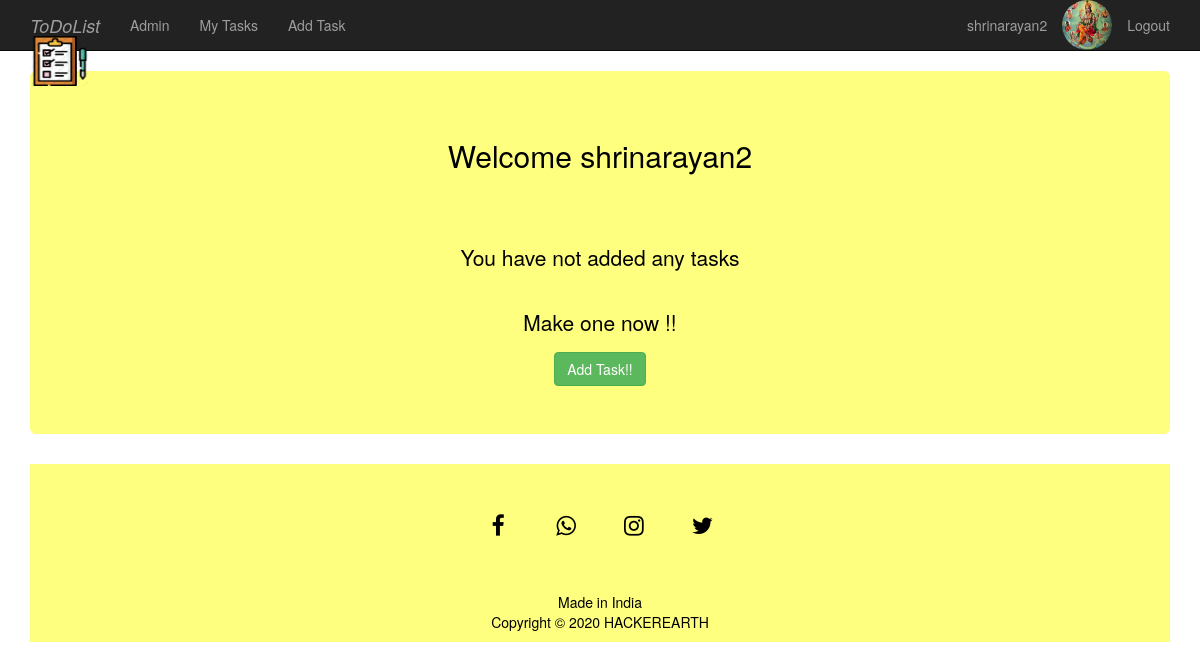
The app's page /taskApp/myTasks/ (signed in), older data.
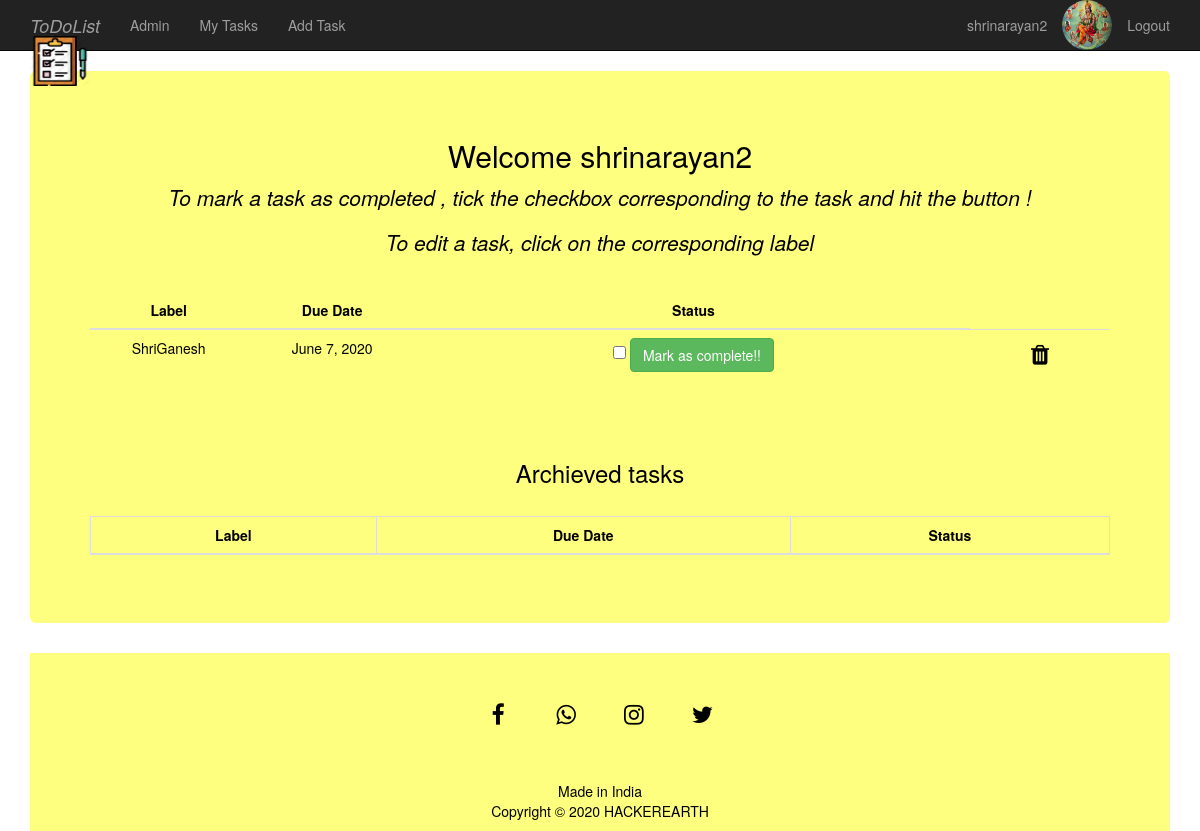
The same page, newer data.
### taskApp/models.py (models this page shows, shortened)
class UserTask(models.Model):
    author = models.ForeignKey(User,on_delete=models.CASCADE)
    label=models.CharField(max_length=264)
    date=models.DateField()
    status=models.BooleanField(default=False)

### taskApp/views.py (the view)
# urls.py: path('myTasks/',views.my_task,name='myTask'),
@login_required
def my_task(request):
    task_obj=UserTask.objects.filter(author=request.user).order_by('date')
    return render(request,'taskApp/task.html',{'task_obj':task_obj,'user_key':request.user})

### templates/taskApp/task.html (shortened to what this page needs)
{% extends "taskApp/base.html" %}
{% load static %}
{% block body_block %}
<div class="jumbotron text-center">
  <h2>Welcome {{ user }}</h2>
  {% if task_obj %}
      <p><em>To mark a task as completed , tick the checkbox corresponding to the task and hit the button !</em></p>
      <p><em>To edit a task, click on the corresponding label </em></p>
      <br>
      <table class="table table-hover">
          <thead>
              <th>Label</th>
              <th>Due Date</th>
              <th>Status</th>
          </thead>
          {% for t in task_obj %}
            {% if t.status == False %}
            <tr>
                <td><a href="{% url 'taskApp:edit' t.id %}">{{ t.label }}</a></td>
                <td>{{ t.date }}</td>
                <td><form action="{%  url 'taskApp:toggle' %}" method="post">
                      <input type="checkbox" id="checkbox" name="status" value="{{t.id}}">
                      <button type="submit" value="Mark as complete" class="btn btn-success">Mark as complete!!</button>
                    </form></td>
                <td><a href="{% url 'taskApp:delete' t.id %}"<i class="fa fa-trash"></i></a></td>
            </tr>
            {% endif %}
          {% endfor %}
      </table>
      <br><br>
      <h3>Archieved tasks</h3>
      <br>
      <table class="table table-bordered">
          <thead>
              <th>Label</th>
              <th>Due Date</th>
              <th>Status</th>
          </thead>
      </table>
  {% else %}
      <br><br><br>
      <p>You have not added any tasks</p>
      <br>
      <p>Make one now !!</p>
      <form action="{%  url 'taskApp:addTask' %}" method="post">
            <div class="text-center">
              <button type="submit" align="center" class="btn btn-success">Add Task!!</button>
            </div>
      </form>
  {% endif %}
</div>
{% endblock %}

Row changes from the older to the newer data that the page shows:
added UserTask: label "ShriGanesh", date "June 7, 2020"
Text that changed along with them:
text no longer shown: "You have not added any tasks Make one now !! Add Task!!"
text now shown: "To mark a task as completed , tick the checkbox corresponding to the task and hit the button ! To edit a task, click on the corresponding label Label Due Date Status Archieved tasks Label Due Date Status"
